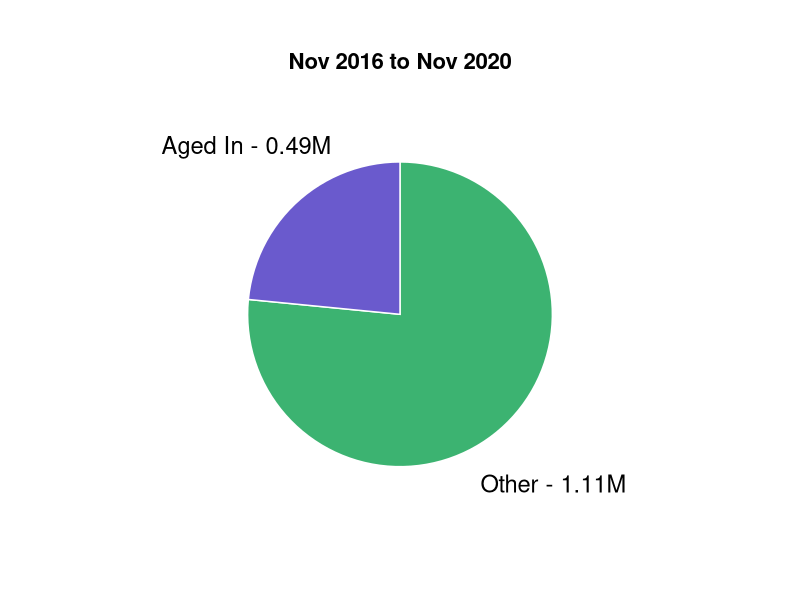

Reproduce this figure in R.
# Load required libraries
library(ggplot2)
library(dplyr)

s1 <- "Aged In"
s2 <- "Other"
value <- c(0.49, 1.60)
group1 <- paste0(s1, " - ", value[1], "M")
group2 <- paste0(s2, " - ", round(value[2] - value[1], 2), "M")

# Create Data
data <- data.frame(
  group = c(group1, group2),
  value = value
)

# Create a named vector for colors
color_mapping <- c("#6A5ACD", "#3CB371")  # Slate Blue and Medium Sea Green
names(color_mapping) <- c(group1, group2)

# Compute the position of labels
data <- data %>% 
  arrange(desc(group)) %>%
  mutate(prop = value / sum(data$value) * 100) %>%
  mutate(ypos = cumsum(prop) - 0.5 * prop)

# Basic piechart with adjusted label positions, custom colors, and title
ggplot(data, aes(x = "", y = prop, fill = group)) +
  geom_bar(stat = "identity", width = 1, color = "white") +
  coord_polar("y", start = 0) +
  theme_void() + 
  theme(
    legend.position = "none",
    plot.title = element_text(vjust = -8.1, hjust = 0.5, size = 16, face = "bold")
  ) +
  
  # Adjust the label positions using position_nudge()
  geom_text(aes(y = ypos, label = group), color = "black", size = 6,
            position = position_nudge(x = 1.00)) +
  
  # Use custom colors with variable group names
  scale_fill_manual(values = color_mapping) +
  
  # Add title
  labs(title = "Nov 2016 to Nov 2020")